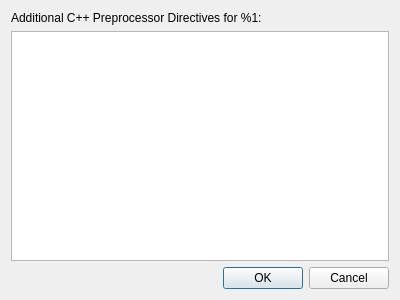
<?xml version="1.0" encoding="UTF-8"?>
<ui version="4.0">
 <class>CppEditor::Internal::CppPreProcessorDialog</class>
 <widget class="QDialog" name="CppEditor::Internal::CppPreProcessorDialog">
  <property name="geometry">
   <rect>
    <x>0</x>
    <y>0</y>
    <width>400</width>
    <height>300</height>
   </rect>
  </property>
  <property name="windowTitle">
   <string>Additional C++ Preprocessor Directives</string>
  </property>
  <layout class="QVBoxLayout" name="verticalLayout">
   <item>
    <widget class="QLabel" name="editorLabel">
     <property name="text">
      <string>Additional C++ Preprocessor Directives for %1:</string>
     </property>
    </widget>
   </item>
   <item>
    <widget class="TextEditor::SnippetEditorWidget" name="editWidget"/>
   </item>
   <item>
    <widget class="QDialogButtonBox" name="buttonBox">
     <property name="orientation">
      <enum>Qt::Horizontal</enum>
     </property>
     <property name="standardButtons">
      <set>QDialogButtonBox::Cancel|QDialogButtonBox::Ok</set>
     </property>
    </widget>
   </item>
  </layout>
 </widget>
 <customwidgets>
  <customwidget>
   <class>TextEditor::SnippetEditorWidget</class>
   <extends>QPlainTextEdit</extends>
   <header location="global">texteditor/snippets/snippeteditor.h</header>
  </customwidget>
 </customwidgets>
 <resources/>
 <connections>
  <connection>
   <sender>buttonBox</sender>
   <signal>accepted()</signal>
   <receiver>CppEditor::Internal::CppPreProcessorDialog</receiver>
   <slot>accept()</slot>
   <hints>
    <hint type="sourcelabel">
     <x>248</x>
     <y>254</y>
    </hint>
    <hint type="destinationlabel">
     <x>157</x>
     <y>274</y>
    </hint>
   </hints>
  </connection>
  <connection>
   <sender>buttonBox</sender>
   <signal>rejected()</signal>
   <receiver>CppEditor::Internal::CppPreProcessorDialog</receiver>
   <slot>reject()</slot>
   <hints>
    <hint type="sourcelabel">
     <x>316</x>
     <y>260</y>
    </hint>
    <hint type="destinationlabel">
     <x>286</x>
     <y>274</y>
    </hint>
   </hints>
  </connection>
 </connections>
</ui>
